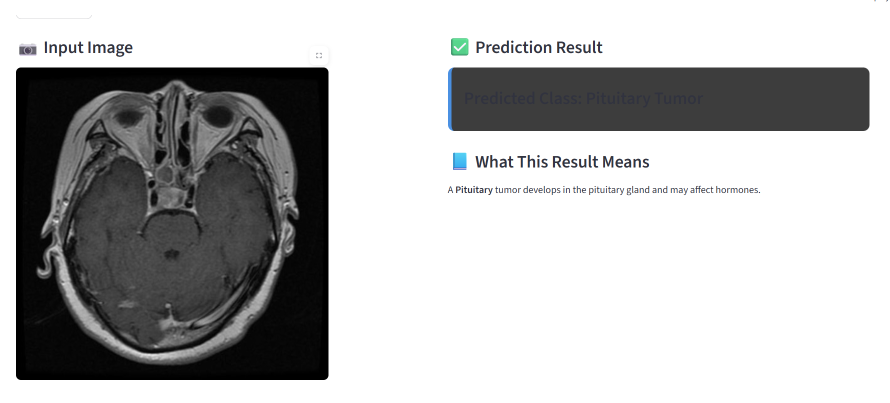
#> input picture fig 1.png, 1780 x 805 px (shown at 1/2 size)
$ python -i preprocessing.py   (imports and definitions only)
#> lines starting #> are read from the running program, lines starting #| are printed output that depends on the picture
#> further down, picture is the input picture: shape (805, 1780, 3); mean B, G, R 183, 182.8, 182.6
import numpy as np
import cv2

def preprocess_image(img, target_size=(224, 224)):
#> called with target_size = (224, 224)
    kernel_filter = np.array([[0, -1, 0],
                              [-1, 5, -1],
                              [0, -1, 0]])
    # Resize
    img = cv2.resize(img, target_size)
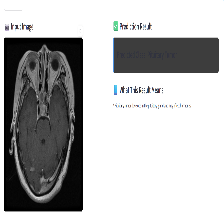
#> img: shape (224, 224, 3); mean of channels 0, 1, 2 182.9, 182.7, 182.5; drawn as B, G, R
    # Grayscale
    img = cv2.cvtColor(img, cv2.COLOR_BGR2GRAY)
#> img: shape (224, 224)
    # Histogram Equalization
    img = cv2.equalizeHist(img)
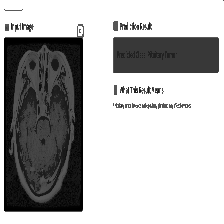
#> img: shape (224, 224); min 0, max 255, mean 177.8
    # Noise Reduction
    img = cv2.medianBlur(img, 5)
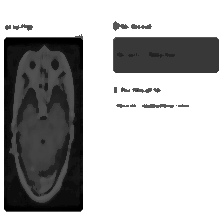
#> img: shape (224, 224); min 0, max 255, mean 179.2
    # Sharpening
    img = cv2.filter2D(img, -1, kernel_filter)
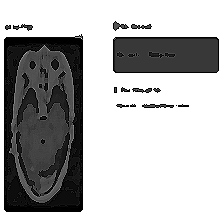
#> img: shape (224, 224); min 0, max 255, mean 178.2
    # Normalization
    img = img / 255.0
    return np.asarray(img)

>>> import cv2
>>> picture = cv2.imread('../fig 1.png')
>>> result = preprocess_image(picture)

$ run again, on fig 2.png
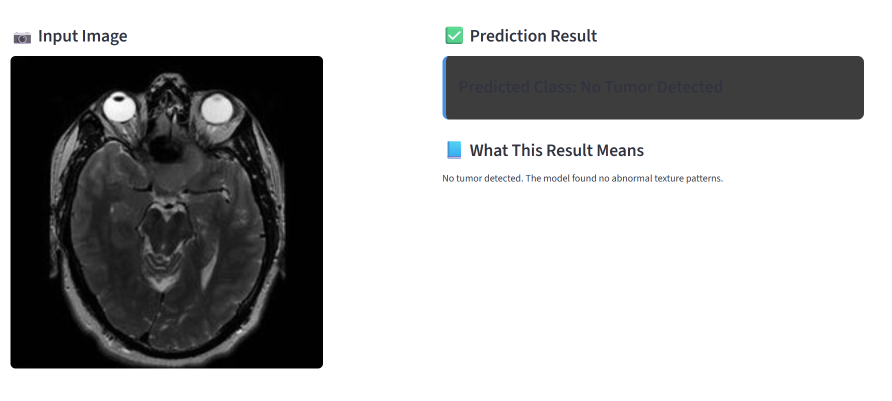
#> input picture fig 2.png, 1784 x 802 px (shown at 1/2 size)
#> picture is the input picture: shape (802, 1784, 3); mean B, G, R 178.5, 178.3, 178.1
#> in preprocess_image, `img = cv2.medianBlur(img, 5)`:
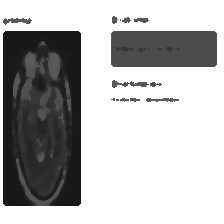
#> img: shape (224, 224); min 0, max 255, mean 181.3
#> in preprocess_image, `img = cv2.filter2D(img, -1, kernel_filter)`:
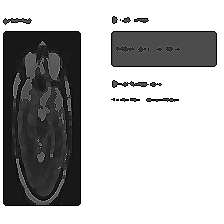
#> img: shape (224, 224); min 0, max 255, mean 180
